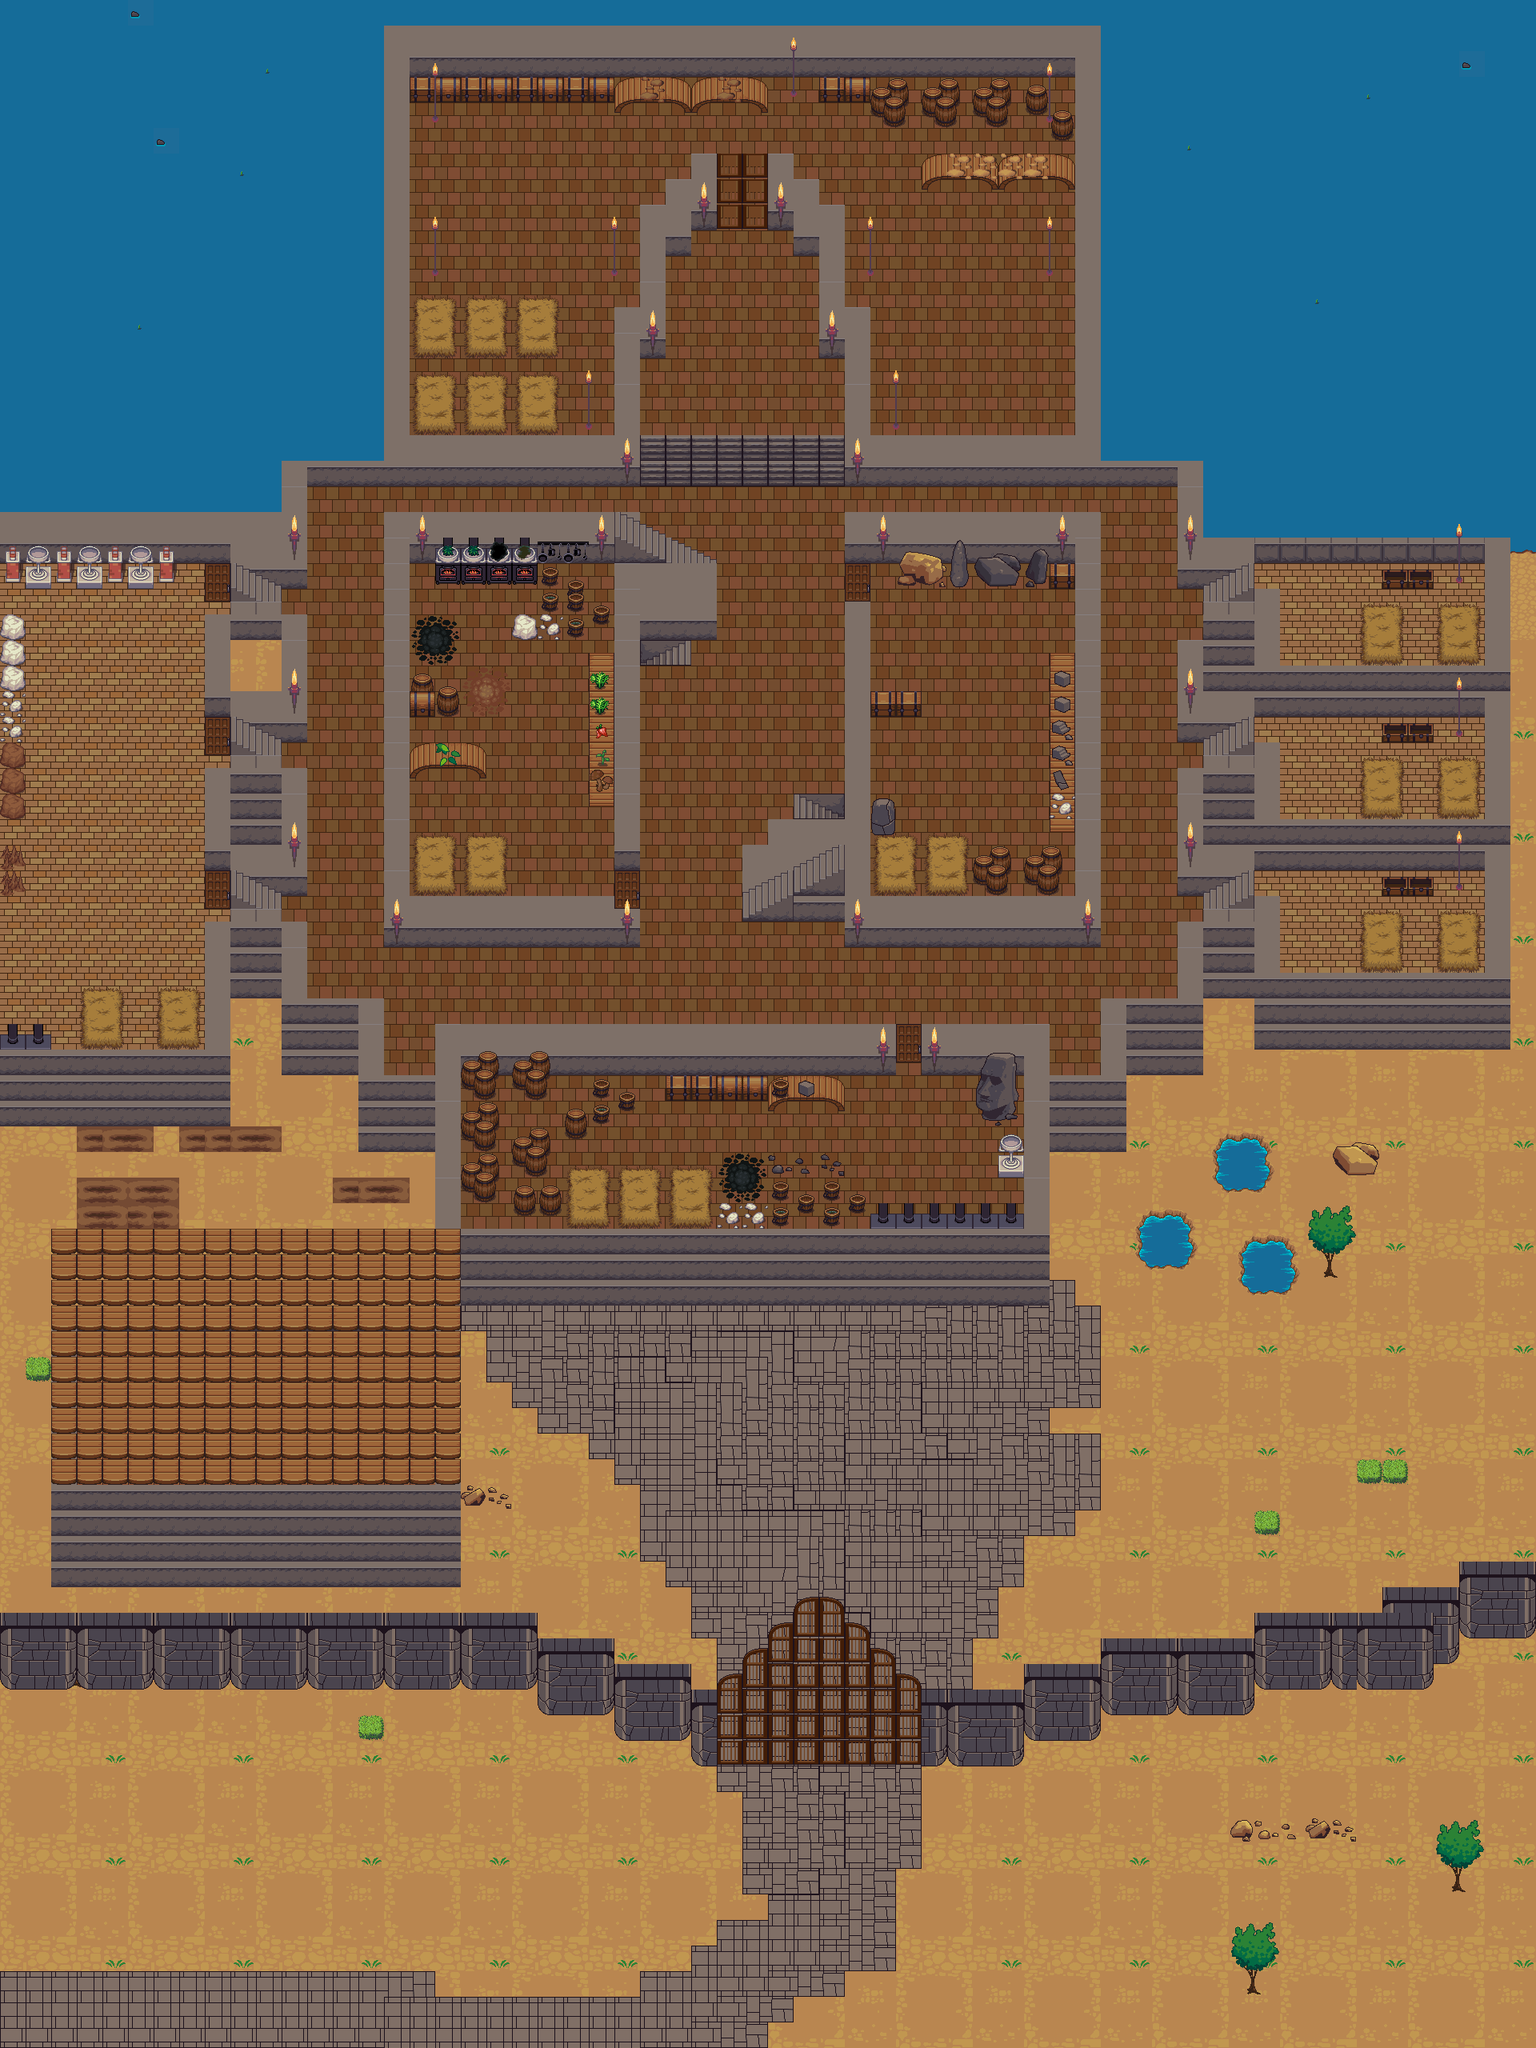

A 2D game scene composited from a Tiled map and its tileset images. What follows is a short description and the map's XML, with each tile layer's data collapsed to a summary:
An orthogonal 60x80 tile map with 32x32 px tiles, 8 tile layers (Base Terrain, Buildings, Walls, Doors, ...), 2 tilesets.

<map version="1.0" orientation="orthogonal" renderorder="right-down" width="60" height="80" tilewidth="32" tileheight="32" nextobjectid="1">
 <tileset firstgid="1" name="terrain_atlas" tilewidth="32" tileheight="32" tilecount="1024" columns="32">
  <image source="terrain_atlas.png" width="1024" height="1024" />
 </tileset>
 <tileset firstgid="1025" name="base_out_atlas" tilewidth="32" tileheight="32" tilecount="1024" columns="32">
  <image source="base_out_atlas.png" width="1024" height="1024" />
 </tileset>
 <layer name="Base Terrain" width="60" height="80">
  <data>[4800 cells, 4800 non-empty, 32 distinct tile ids]</data>
 </layer>
 <layer name="Buildings" width="60" height="80">
  <data>[4800 cells, 2259 non-empty, 79 distinct tile ids]</data>
 </layer>
 <layer name="Walls" width="60" height="80">
  <data>[4800 cells, 2098 non-empty, 29 distinct tile ids]</data>
 </layer>
 <layer name="Doors" width="60" height="80">
  <data>[4800 cells, 120 non-empty, 21 distinct tile ids]</data>
 </layer>
 <layer name="Things" width="60" height="80">
  <data>[4800 cells, 695 non-empty, 75 distinct tile ids]</data>
 </layer>
 <layer name="On table" width="60" height="80">
  <data>[4800 cells, 119 non-empty, 51 distinct tile ids]</data>
 </layer>
 <layer name="In bowls" width="60" height="80">
  <data>[4800 cells, 6 non-empty, 5 distinct tile ids]</data>
 </layer>
 <layer name="stair covers" width="60" height="80">
  <data>[4800 cells, 12 non-empty, 1 distinct tile ids]</data>
 </layer>
</map>
